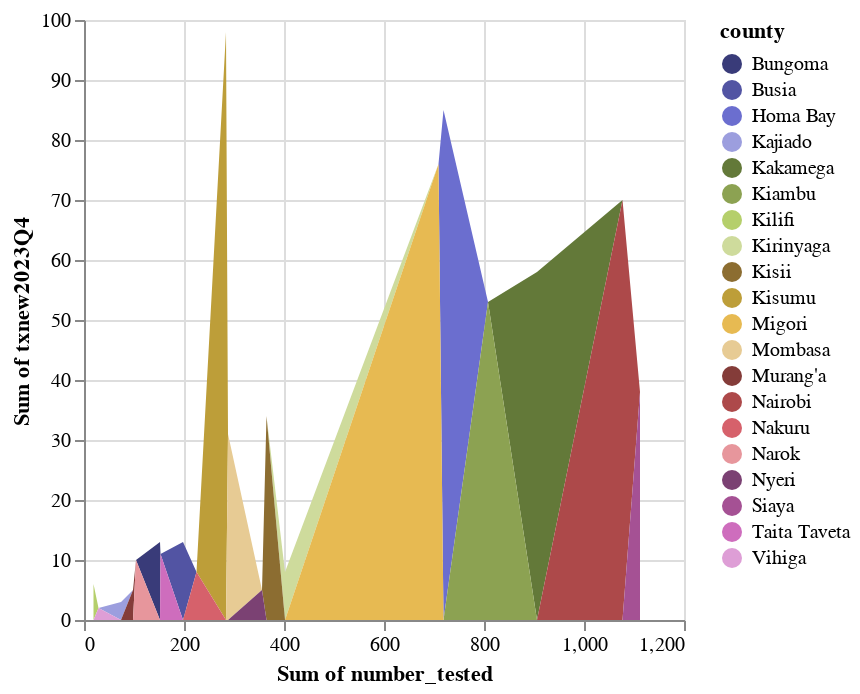

Notebook cell for this chart:
### Code cell
test_yield = alt.Chart((prepd_data.groupby(by=['county'])[['txnew2023Q4']].sum()).merge(tested_df,
                                                                 on=['county'],
                                                                 how='outer')).mark_area().encode(
        x= alt.X("sum(number_tested):Q"),
        y= alt.Y("sum(txnew2023Q4):Q"),
        color= alt.Color("county:N").scale(scheme="category20b"))

test_yield

### Figure 1 — Vega-Lite specification as saved in the notebook (floating-point values rounded to 4 significant figures)
{"config": {"view": {"continuousWidth": 300, "continuousHeight": 300}}, "data": {"name": "data-48312e584fae5b6df1851691c9295c06"}, "mark": {"type": "area"}, "encoding": {"color": {"field": "county", "scale": {"scheme": "category20b"}, "type": "nominal"}, "x": {"aggregate": "sum", "field": "number_tested", "type": "quantitative"}, "y": {"aggregate": "sum", "field": "txnew2023Q4", "type": "quantitative"}}, "$schema": "https://vega.github.io/schema/vega-lite/v5.14.1.json", "datasets": {"data-48312e584fae5b6df1851691c9295c06": [{"county": "Bungoma", "txnew2023Q4": 13, "number_tested": 152}, {"county": "Busia", "txnew2023Q4": 13, "number_tested": 198}, {"county": "Homa Bay", "txnew2023Q4": 85, "number_tested": 719}, {"county": "Kajiado", "txnew2023Q4": 3, "number_tested": 74}, {"county": "Kakamega", "txnew2023Q4": 58, "number_tested": 906}, {"county": "Kiambu", "txnew2023Q4": 53, "number_tested": 808}, {"county": "Kilifi", "txnew2023Q4": 6, "number_tested": 19}, {"county": "Kirinyaga", "txnew2023Q4": 8, "number_tested": 402}, {"county": "Kisii", "txnew2023Q4": 34, "number_tested": 365}, {"county": "Kisumu", "txnew2023Q4": 98, "number_tested": 284}, {"county": "Migori", "txnew2023Q4": 76, "number_tested": 709}, {"county": "Mombasa", "txnew2023Q4": 31, "number_tested": 288}, {"county": "Murang'a", "txnew2023Q4": 5, "number_tested": 98}, {"county": "Nairobi", "txnew2023Q4": 70, "number_tested": 1077}, {"county": "Nakuru", "txnew2023Q4": 8, "number_tested": 225}, {"county": "Narok", "txnew2023Q4": 10, "number_tested": 104}, {"county": "Nyeri", "txnew2023Q4": 5, "number_tested": 356}, {"county": "Siaya", "txnew2023Q4": 38, "number_tested": 1112}, {"county": "Taita Taveta", "txnew2023Q4": 11, "number_tested": 153}, {"county": "Vihiga", "txnew2023Q4": 2, "number_tested": 29}]}}
